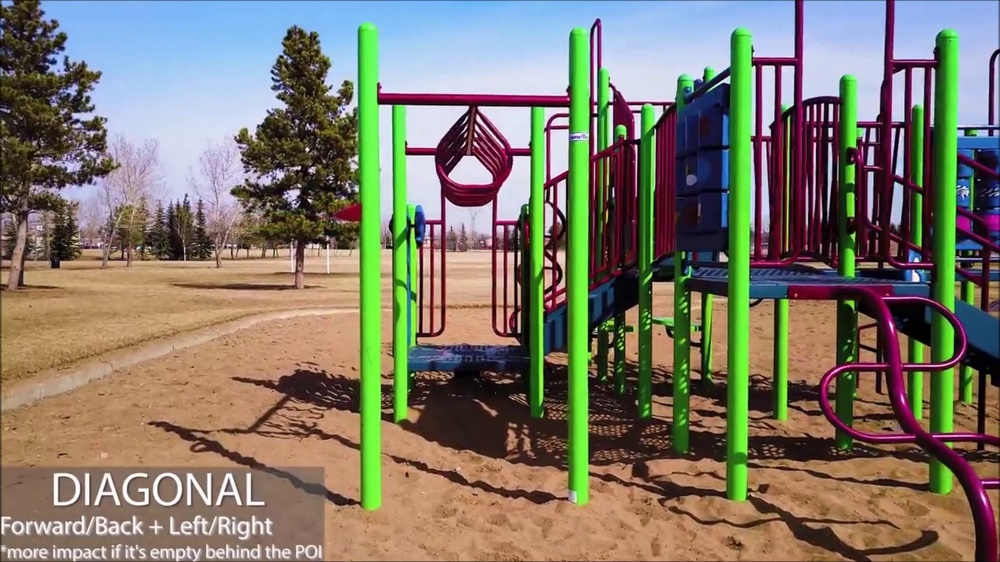
#> input picture Image to depth map/Tracking/data/Left4.jpg, 1000 x 562 px, shrunk from 1920 x 1080 before the run, found by its file name
$ python example.py
#> lines starting #> are read from the running program, lines starting #| are printed output that depends on the picture
import numpy as np
import cv2
from matplotlib import pyplot as plt

rawL = cv2.imread('Left4.jpg',0)
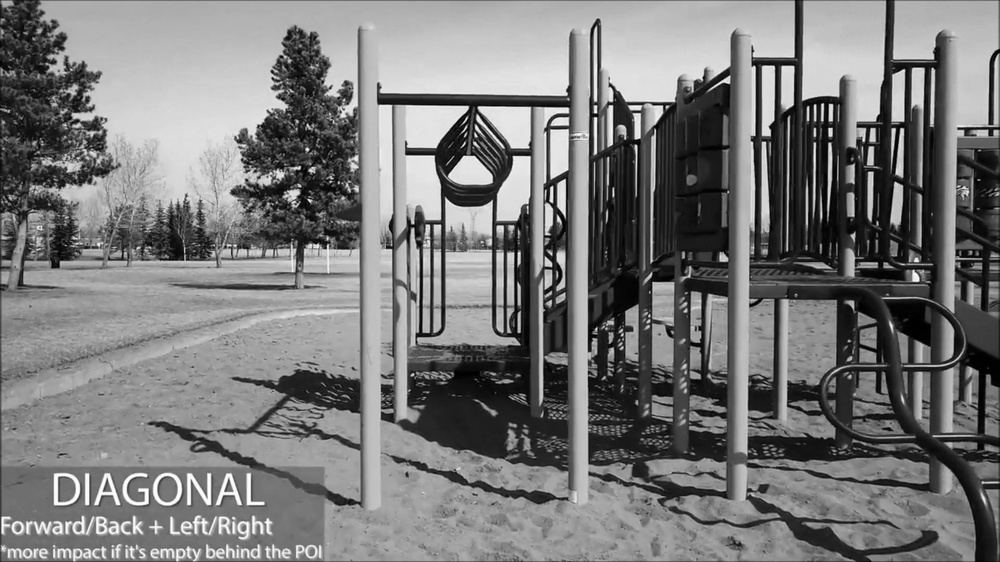
#> rawL: shape (562, 1000); min 0, max 255, mean 121.2
rawR = cv2.imread('Right4.jpg',0)
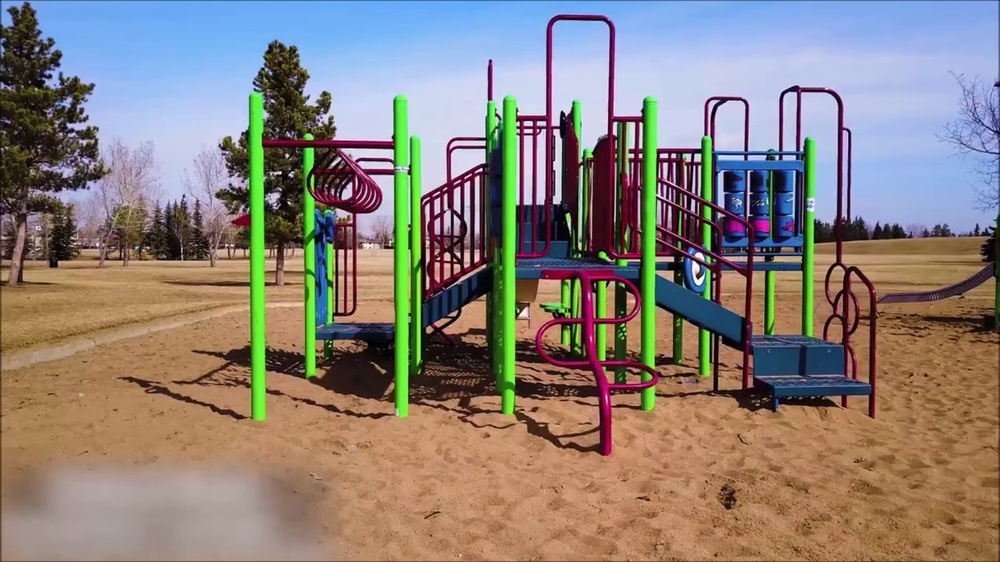
#> input picture Image to depth map/Tracking/data/Right4.jpg, 1000 x 562 px, shrunk from 1920 x 1080 before the run, found by its file name
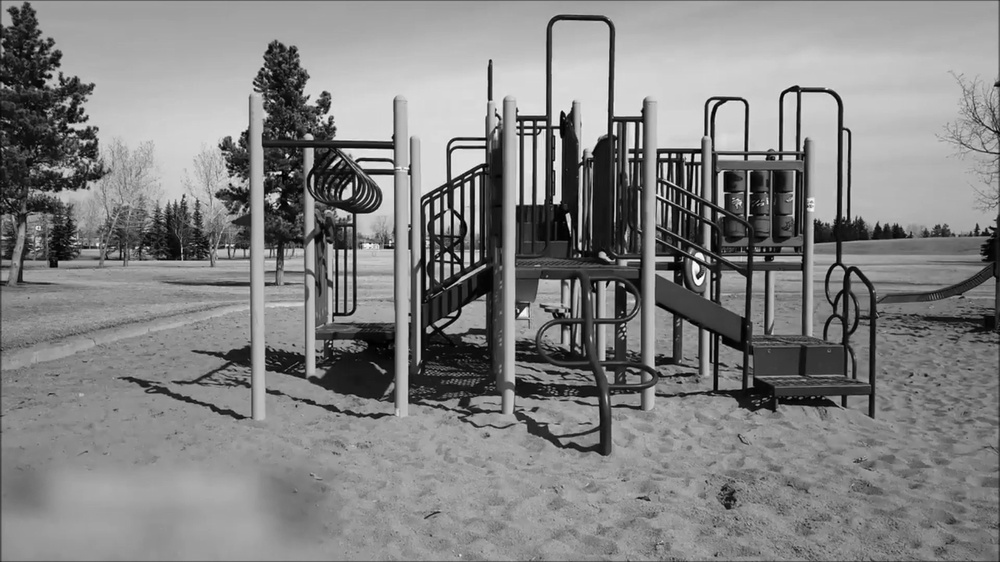
#> rawR: shape (562, 1000); min 0, max 255, mean 130.8

# [5 lines of commented-out code are left out]

stereo = cv2.StereoBM_create(numDisparities=16, blockSize=15)
#stereo = cv2.StereoBM(cv2.STEREO_BM_BASIC_PRESET,ndisparities=64, SADWindowSize=25)
#disparity = stereo.compute(imgL,imgR)
disparity = stereo.compute(rawL,rawR)
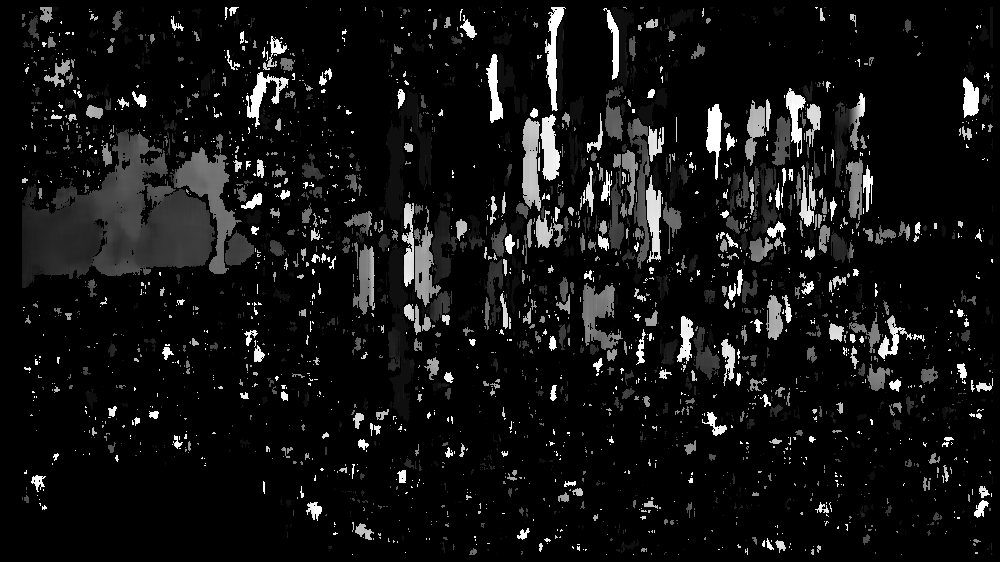
#> disparity: shape (562, 1000) int16; min -16, max 240, mean 3.6; drawn with min black and max white
cv2.imwrite("Test3.jpg", disparity)
#plt.imshow(disparity,'gray')
#plt.show()
